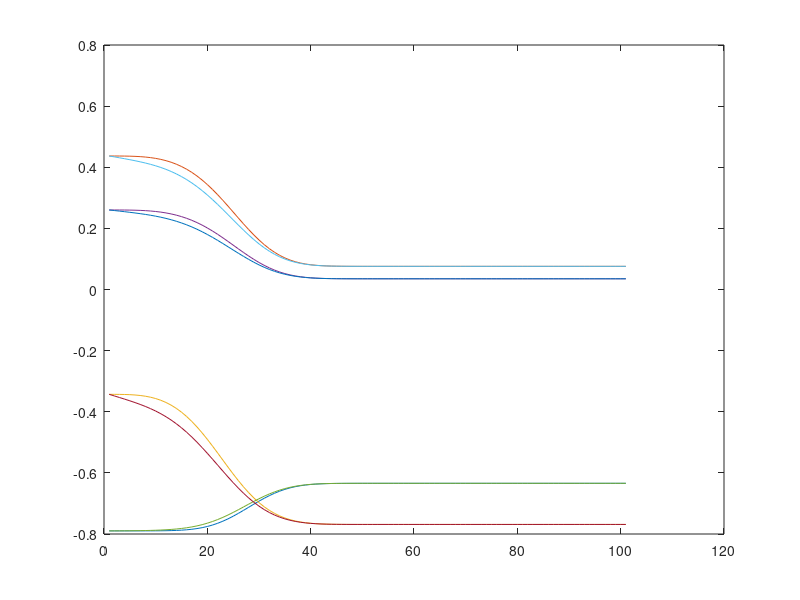
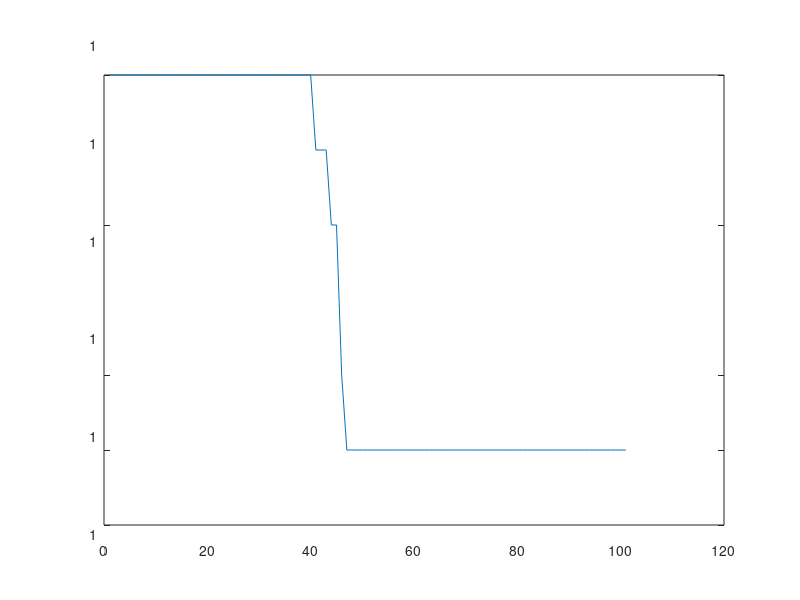

These figures' MATLAB source, in order:
function quat_min_jerk_test

q_start = [0 1 0 0]';
q_end   = [0 0 1 0]';
q_start = randn(4,1);
q_end = randn(4,1);
q_start = q_start/norm(q_start);
q_end = q_end/norm(q_end);


theta = acos(q_start'*q_end);
Q=[];
Q1=[];
s=0;
sd=0;
sdd=0;

for i=1:101
    u = (i-1)/101;
    [s,sd,sdd] = min_jerk_next_step(s,sd,sdd,1,0,0,1-u,0.01);
    Q(i,:)=(q_start*sin((1-s)*theta)/(sin(theta)+1e-10) + q_end*sin(s*theta)/(sin(theta)+1.e-10))';
    Q1(i,:)=(q_start*sin((1-u)*theta)/(sin(theta)+1e-10) + q_end*sin(u*theta)/(sin(theta)+1.e-10))';
    q_start = Q(i,:)'
    theta = acos(q_start'*q_end);
end

figure(1)
plot(Q);
hold;
plot(Q1);
hold;
figure(2),
plot(sum(Q.*Q,2));



function [x_next,xd_next, xdd_next] = min_jerk_next_step (x,xd,xdd,t,td,tdd,t_togo,dt)

  % a safety check
  if (dt > t_togo || dt <= 0) 
      x_next = t,
      xd_next = td;
      xdd_next = tdd;
    return
  end

  t1 = dt;
  t2 = t1 * dt;
  t3 = t2 * dt;
  t4 = t3 * dt;
  t5 = t4 * dt;

  tau = t_togo;
  tau1 = t_togo;
  tau2 = tau1 * tau;
  tau3 = tau2 * tau;
  tau4 = tau3 * tau;
  tau5 = tau4 * tau;

  % calculate the constants
  dist   = t - x;
  p1     = t;
  p0     = x;
  a1t2   = tdd;
  a0t2   = xdd;
  v1t1   = td;
  v0t1   = xd;
  
  c1 = 6.*dist/tau5 + (a1t2 - a0t2)/(2.*tau3) - 3.*(v0t1 + v1t1)/tau4;
  c2 = -15.*dist/tau4 + (3.*a0t2 - 2.*a1t2)/(2.*tau2) + (8.*v0t1 + 7.*v1t1)/tau3; 
  c3 = 10.*dist/tau3+ (a1t2 - 3.*a0t2)/(2.*tau) - (6.*v0t1 + 4.*v1t1)/tau2; 
  c4 = xdd/2.;
  c5 = xd;
  c6 = x;
  
  x_next   = c1*t5 + c2*t4 + c3*t3 + c4*t2 + c5*t1 + c6;
  xd_next  = 5.*c1*t4 + 4*c2*t3 + 3*c3*t2 + 2*c4*t1 + c5;
  xdd_next = 20.*c1*t3 + 12.*c2*t2 + 6.*c3*t1 + 2.*c4;
  
